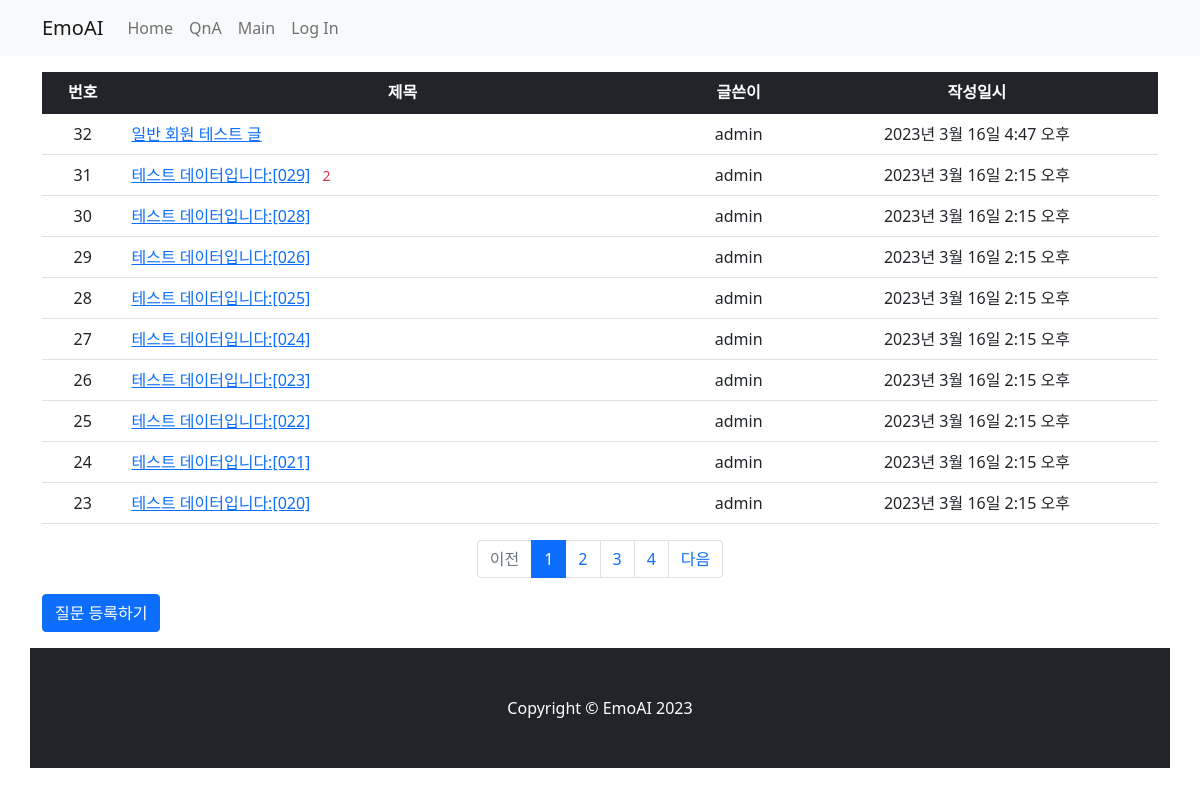
The app's page /QnA/ with its own data.
### QnA/models.py (models this page shows, shortened)
class Question(models.Model):
    author = models.ForeignKey(User, on_delete=models.CASCADE)
    subject = models.CharField(max_length=200)
    content = models.TextField()
    create_date = models.DateTimeField()
    modify_date = models.DateTimeField(null=True, blank=True)

### QnA/views.py (the view, shortened to what this page needs)
# urls.py: path('', views.index, name='index'),
def index(request):
    page = request.GET.get('page', '1')  # 페이지
    kw = request.GET.get('kw', '')  # 검색어
    question_list = Question.objects.order_by('-create_date')
    paginator = Paginator(question_list, 10)  # 페이지당 10개씩 보여주기
    page_obj = paginator.get_page(page)
    context = {'question_list': page_obj, 'page': page, 'kw': kw}
    return render(request, 'QnA/question_list.html', context)

### QnA/templatetags/QnA_filter.py (called while the page is built)
@register.filter
def sub(value, arg):
    return value - arg

### templates/QnA/question_list.html
{% extends 'base.html' %}
{% load QnA_filter %}
{% block content %}
<div class="container my-3">
    <table class="table">
        <thead>
        <tr class="text-center table-dark">
            <th>번호</th>
            <th style="width:50%">제목</th>
            <th>글쓴이</th>
            <th>작성일시</th>
        </tr>
        </thead>
        <tbody>
        {% if question_list %}
        {% for question in question_list %}
        <tr class="text-center">
            <td>
                {{ question_list.paginator.count|sub:question_list.start_index|sub:forloop.counter0|add:1 }}
            </td>
            <td class="text-start">
                <a href="{% url 'QnA:detail' question.id %}">{{ question.subject }}</a>
                {% if question.answer_set.count > 0 %}
                <span class="text-danger small mx-2">{{ question.answer_set.count }}</span>
                {% endif %}
            </td>
            <td>{{ question.author.username }}</td>
            <td>{{ question.create_date }}</td>
        </tr>
        {% endfor %}
        {% else %}
        <tr>
            <td colspan="4">질문이 없습니다.</td>
        </tr>
        {% endif %}
        </tbody>
    </table>
    <ul class="pagination justify-content-center">
        {% if question_list.has_previous %}
        <li class="page-item">
            <a class="page-link" href="?page={{ question_list.previous_page_number }}">이전</a>
        </li>
        {% else %}
        <li class="page-item disabled">
            <a class="page-link" tabindex="-1" aria-disabled="true" href="#">이전</a>
        </li>
        {% endif %}
        {% for page_number in question_list.paginator.page_range %}
        {% if page_number >= question_list.number|add:-5 and page_number <= question_list.number|add:5 %}
        {% if page_number == question_list.number %}
        <li class="page-item active" aria-current="page">
            <a class="page-link" href="?page={{ page_number }}">{{ page_number }}</a>
        </li>
        {% else %}
        <li class="page-item">
            <a class="page-link" href="?page={{ page_number }}">{{ page_number }}</a>
        </li>
        {% endif %}
        {% endif %}
        {% endfor %}
        {% if question_list.has_next %}
        <li class="page-item">
            <a class="page-link" href="?page={{ question_list.next_page_number }}">다음</a>
        </li>
        {% else %}
        <li class="page-item disabled">
            <a class="page-link" tabindex="-1" aria-disabled="true" href="#">다음</a>
        </li>
        {% endif %}
    </ul>
    <a href="{% url 'QnA:question_create' %}" class="btn btn-primary">질문 등록하기</a>
</div>
{% endblock %}

### records on screen
Question: paginator.count|sub "32", subject "일반 회원 테스트 글", author.username "admin", create_date "2023년 3월 16일 4:47 오후"
Question: paginator.count|sub "31", subject "테스트 데이터입니다:[029]", answer_set.count "2", author.username "admin", create_date "2023년 3월 16일 2:15 오후"
Question: paginator.count|sub "30", subject "테스트 데이터입니다:[028]", author.username "admin", create_date "2023년 3월 16일 2:15 오후"
Question: paginator.count|sub "29", subject "테스트 데이터입니다:[026]", author.username "admin", create_date "2023년 3월 16일 2:15 오후"
Question: paginator.count|sub "28", subject "테스트 데이터입니다:[025]", author.username "admin", create_date "2023년 3월 16일 2:15 오후"
Question: paginator.count|sub "27", subject "테스트 데이터입니다:[024]", author.username "admin", create_date "2023년 3월 16일 2:15 오후"
Question: paginator.count|sub "26", subject "테스트 데이터입니다:[023]", author.username "admin", create_date "2023년 3월 16일 2:15 오후"
Question: paginator.count|sub "25", subject "테스트 데이터입니다:[022]", author.username "admin", create_date "2023년 3월 16일 2:15 오후"
Question: paginator.count|sub "24", subject "테스트 데이터입니다:[021]", author.username "admin", create_date "2023년 3월 16일 2:15 오후"
Question: paginator.count|sub "23", subject "테스트 데이터입니다:[020]", author.username "admin", create_date "2023년 3월 16일 2:15 오후"

### other values on screen
{{ page_number }} "1"
{{ page_number }} "2" "3" "4"
